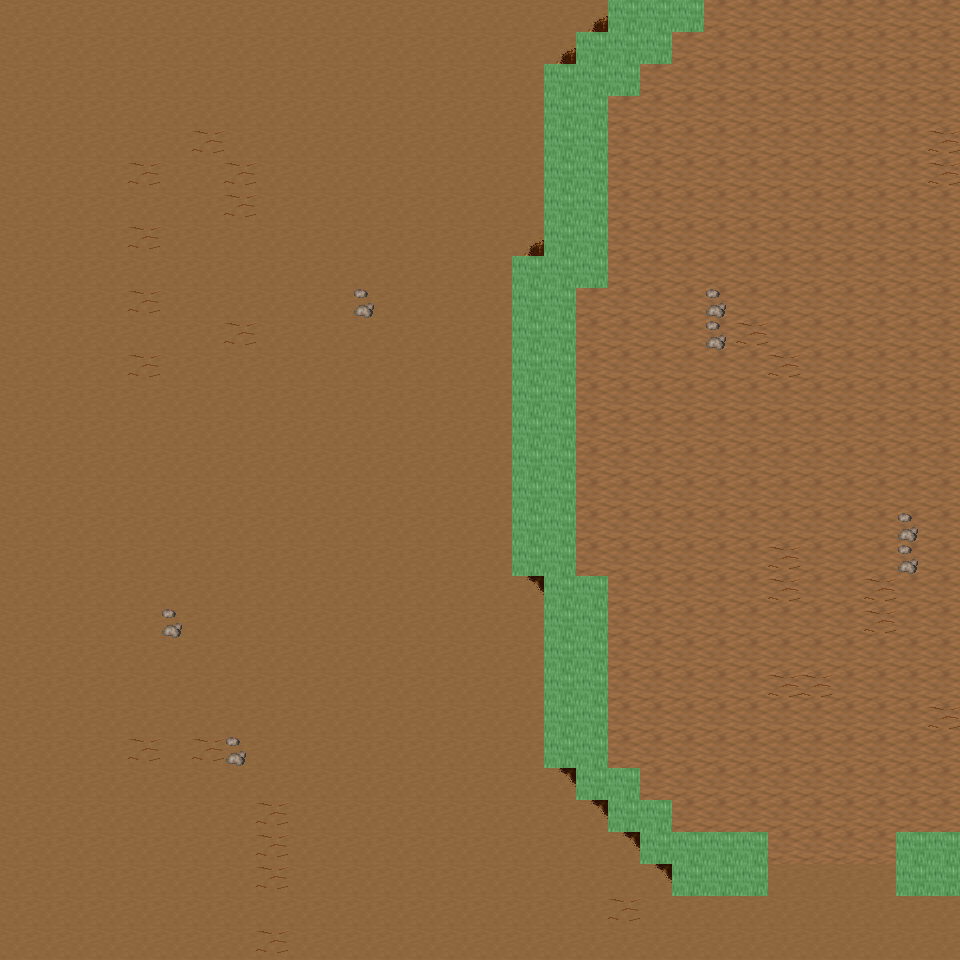

Below is a game level as drawn by its tile map, then a one-line description and the .tmx that defines it (tile-layer data replaced by summaries):
An orthogonal 30x30 tile map with 32x32 px tiles, 6 tile layers (Ground, Object, Object2, Above, ...), 16 tilesets and 5 objects (5x mapExit).

<map version="1.0" orientation="orthogonal" renderorder="right-down" width="30" height="30" tilewidth="32" tileheight="32" nextobjectid="6">
  <tileset firstgid="1" name="tileset_ground_ground" tilewidth="32" tileheight="32" tilecount="33" columns="3">
    <image source="../drawable/tileset_ground_ground.png" width="96" height="352" />
  </tileset>
  <tileset firstgid="34" name="tileset_ground_ridge_earth_dark" tilewidth="32" tileheight="32" tilecount="96" columns="12">
    <image source="../drawable/tileset_ground_ridge_earth_dark.png" width="384" height="256" />
  </tileset>
  <tileset firstgid="130" name="tileset_ground_earth_edges" tilewidth="32" tileheight="32" tilecount="18" columns="6">
    <image source="../drawable/tileset_ground_earth_edges.png" width="192" height="96" />
  </tileset>
  <tileset firstgid="148" name="tileset_ground_rock_pebbles" tilewidth="32" tileheight="32" tilecount="3" columns="1">
    <image source="../drawable/tileset_ground_rock_pebbles.png" width="32" height="96" />
  </tileset>
  <tileset firstgid="151" name="tileset_plant_grasses" tilewidth="32" tileheight="32" tilecount="6" columns="3">
    <image source="../drawable/tileset_plant_grasses.png" width="96" height="64" />
  </tileset>
  <tileset firstgid="157" name="tileset_plant_flower_daisy_white" tilewidth="32" tileheight="32" tilecount="8" columns="2">
    <image source="../drawable/tileset_plant_flower_daisy_white.png" width="64" height="128" />
  </tileset>
  <tileset firstgid="165" name="tileset_plant_flower_daisy_blue" tilewidth="32" tileheight="32" tilecount="8" columns="2">
    <image source="../drawable/tileset_plant_flower_daisy_blue.png" width="64" height="128" />
  </tileset>
  <tileset firstgid="173" name="tileset_plant_flower_daisy_red" tilewidth="32" tileheight="32" tilecount="8" columns="2">
    <image source="../drawable/tileset_plant_flower_daisy_red.png" width="64" height="128" />
  </tileset>
  <tileset firstgid="181" name="tileset_plant_flower_daisy_yellow" tilewidth="32" tileheight="32" tilecount="8" columns="2">
    <image source="../drawable/tileset_plant_flower_daisy_yellow.png" width="64" height="128" />
  </tileset>
  <tileset firstgid="189" name="tileset_plant_tree_tree_green" tilewidth="32" tileheight="32" tilecount="80" columns="8">
    <image source="../drawable/tileset_plant_tree_tree_green.png" width="256" height="352" />
  </tileset>
  <tileset firstgid="269" name="tileset_logic_portal" tilewidth="32" tileheight="32" tilecount="24" columns="8">
    <image source="../drawable/tileset_logic_portal.png" width="256" height="96" />
  </tileset>
  <tileset firstgid="293" name="tileset_logic_collision" tilewidth="32" tileheight="32" tilecount="1" columns="1">
    <image source="../drawable/tileset_logic_collision.png" width="32" height="32" />
  </tileset>
  <tileset firstgid="294" name="tileset_furniture_chair_bench_wooden" tilewidth="32" tileheight="32" tilecount="8" columns="2">
    <image source="../drawable/tileset_furniture_chair_bench_wooden.png" width="64" height="128" />
  </tileset>
  <tileset firstgid="302" name="tileset_plant_stump_int_small_stump_2" tilewidth="32" tileheight="32" tilecount="1" columns="1">
    <image source="../drawable/tileset_plant_stump_int_small_stump_2.png" width="32" height="32" />
  </tileset>
  <tileset firstgid="303" name="tileset_object_well_hoist" tilewidth="32" tileheight="32" tilecount="9" columns="3">
    <image source="../drawable/tileset_object_well_hoist.png" width="96" height="96" />
  </tileset>
  <tileset firstgid="312" name="tileset_logic_creature_mutant" tilewidth="32" tileheight="32" tilecount="7" columns="7">
    <image source="../drawable/tileset_logic_creature_mutant.png" width="224" height="32" />
  </tileset>
  <layer name="Ground" width="30" height="30">
    <data>[900 cells, 900 non-empty, 2 distinct tile ids]</data>
  </layer>
  <layer name="Object" width="30" height="30">
    <data>[900 cells, 108 non-empty, 20 distinct tile ids]</data>
  </layer>
  <layer name="Object2" width="30" height="30">
    <data>[900 cells, 0 non-empty, 0 distinct tile ids]</data>
  </layer>
  <layer name="Above" width="30" height="30">
    <data>[900 cells, 0 non-empty, 0 distinct tile ids]</data>
  </layer>
  <layer name="Above2" width="30" height="30">
    <data>[900 cells, 0 non-empty, 0 distinct tile ids]</data>
  </layer>
  <layer name="Walkable" width="30" height="30">
    <data>[900 cells, 67 non-empty, 1 distinct tile ids]</data>
  </layer>
  <objectgroup name="MapEvents">
    <object id="1" name="north" type="mapExit" x="0" y="0" width="608" height="32">
      <properties>
        <property name="map" value="level_0_x85_y43" />
        <property name="x" value="0" />
        <property name="y" value="28" />
      </properties>
    </object>
    <object id="2" name="north2" type="mapExit" x="704" y="0" width="256" height="32">
      <properties>
        <property name="map" value="level_0_x85_y43" />
        <property name="x" value="22" />
        <property name="y" value="28" />
      </properties>
    </object>
    <object id="3" name="south" type="mapExit" x="0" y="928" width="960" height="32">
      <properties>
        <property name="map" value="level_0_x85_y45" />
        <property name="x" value="0" />
        <property name="y" value="1" />
      </properties>
    </object>
    <object id="4" name="east" type="mapExit" x="928" y="0" width="32" height="832">
      <properties>
        <property name="map" value="level_0_x86_y44" />
        <property name="x" value="1" />
        <property name="y" value="0" />
      </properties>
    </object>
    <object id="5" name="east2" type="mapExit" x="928" y="896" width="32" height="64">
      <properties>
        <property name="map" value="level_0_x86_y44" />
        <property name="x" value="1" />
        <property name="y" value="28" />
      </properties>
    </object>
  </objectgroup>
</map>
